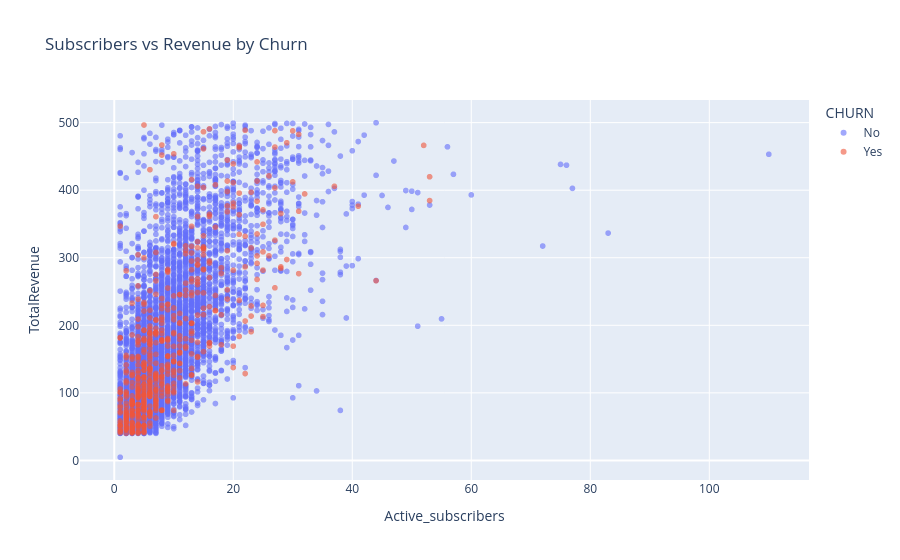

The cell this chart's notebook holds for it:
### Markdown cell above
## Subscribers vs Revenue by Churn

Grafik menunjukkan adanya hubungan positif antara jumlah Active Subscribers dan Total Revenue, di mana revenue cenderung meningkat seiring bertambahnya jumlah subscriber. Titik churn tersebar di berbagai tingkat subscriber dan revenue, sehingga churn tidak hanya terjadi pada pelanggan dengan subscriber rendah saja.

### Code cell
fig = px.scatter(
    df_churn,
    x="Active_subscribers",
    y="TotalRevenue",
    color="CHURN",
    title="Subscribers vs Revenue by Churn",
    opacity=0.6
)

fig.show()

### Figure 1 — Plotly figure (JSON) as saved in the notebook; plotly's stock layout.template omitted (floating-point values rounded to 4 significant figures; data arrays with more than 128 entries replaced by an {"elided": "..."} marker saying what was removed)
{"data": [{"hovertemplate": "CHURN=No<br>Active_subscribers=%{x}<br>TotalRevenue=%{y}<extra></extra>", "legendgroup": "No", "marker": {"color": "#636efa", "opacity": 0.6, "symbol": "circle"}, "mode": "markers", "name": "No", "showlegend": true, "type": "scattergl", "x": {"elided": "7904 int values"}, "xaxis": "x", "y": {"elided": "7904 float values"}, "yaxis": "y"}, {"hovertemplate": "CHURN=Yes<br>Active_subscribers=%{x}<br>TotalRevenue=%{y}<extra></extra>", "legendgroup": "Yes", "marker": {"color": "#EF553B", "opacity": 0.6, "symbol": "circle"}, "mode": "markers", "name": "Yes", "showlegend": true, "type": "scattergl", "x": {"elided": "549 int values"}, "xaxis": "x", "y": {"elided": "549 float values"}, "yaxis": "y"}], "layout": {"legend": {"title": {"text": "CHURN"}, "tracegroupgap": 0}, "title": {"text": "Subscribers vs Revenue by Churn"}, "xaxis": {"anchor": "y", "domain": [0, 1], "title": {"text": "Active_subscribers"}}, "yaxis": {"anchor": "x", "domain": [0, 1], "title": {"text": "TotalRevenue"}}}}
